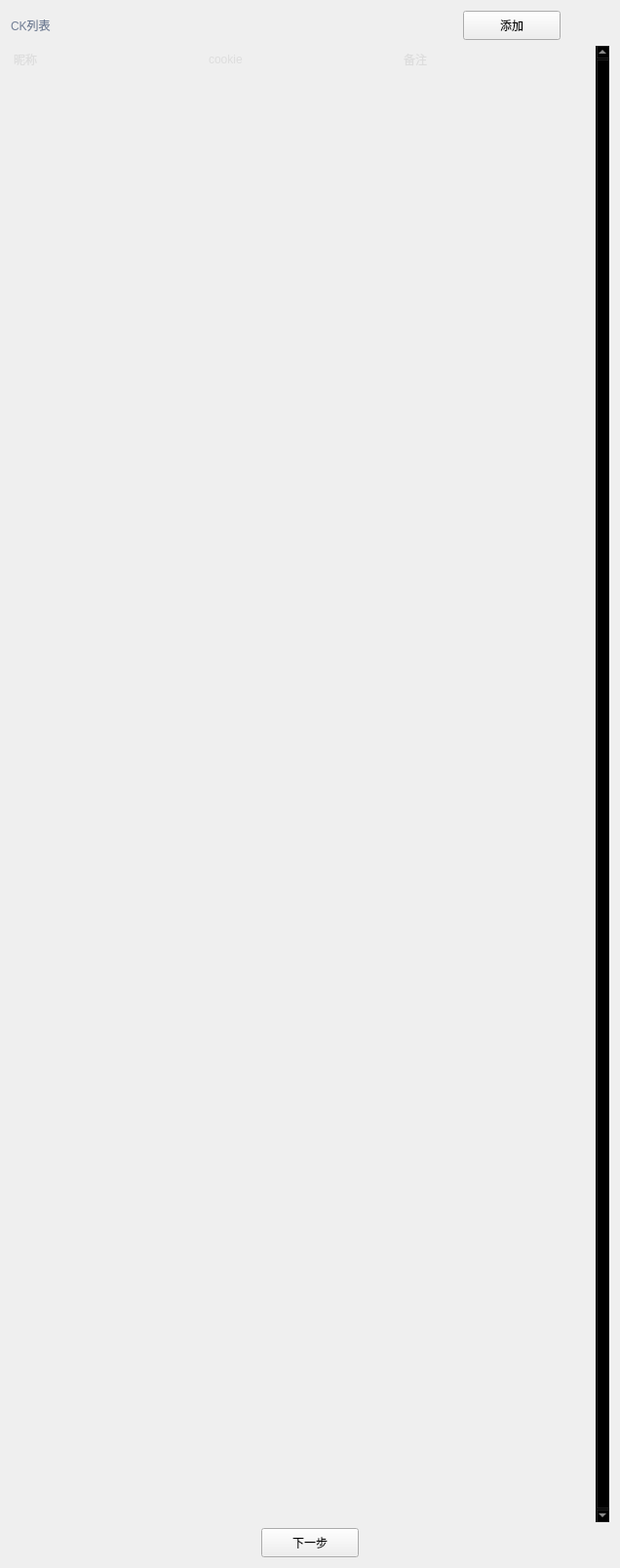
                     <widget class="QWidget" name="page_cookie">
                      <layout class="QGridLayout" name="gridLayout_5">
                       <item row="1" column="0" colspan="9">
                        <widget class="QTableWidget" name="tableWidget_cookie">
                         <property name="sizePolicy">
                          <sizepolicy hsizetype="Expanding" vsizetype="Expanding">
                           <horstretch>0</horstretch>
                           <verstretch>0</verstretch>
                          </sizepolicy>
                         </property>
                         <property name="palette">
                          <palette>
                           <active>
                            <colorrole role="WindowText">
                             <brush brushstyle="SolidPattern">
                              <color alpha="255">
                               <red>221</red>
                               <green>221</green>
                               <blue>221</blue>
                              </color>
                             </brush>
                            </colorrole>
                            <colorrole role="Button">
                             <brush brushstyle="SolidPattern">
                              <color alpha="0">
                               <red>0</red>
                               <green>0</green>
                               <blue>0</blue>
                              </color>
                             </brush>
                            </colorrole>
                            <colorrole role="Text">
                             <brush brushstyle="SolidPattern">
                              <color alpha="255">
                               <red>221</red>
                               <green>221</green>
                               <blue>221</blue>
                              </color>
                             </brush>
                            </colorrole>
                            <colorrole role="ButtonText">
                             <brush brushstyle="SolidPattern">
                              <color alpha="255">
                               <red>221</red>
                               <green>221</green>
                               <blue>221</blue>
                              </color>
                             </brush>
                            </colorrole>
                            <colorrole role="Base">
                             <brush brushstyle="NoBrush">
                              <color alpha="255">
                               <red>0</red>
                               <green>0</green>
                               <blue>0</blue>
                              </color>
                             </brush>
                            </colorrole>
                            <colorrole role="Window">
                             <brush brushstyle="SolidPattern">
                              <color alpha="0">
                               <red>0</red>
                               <green>0</green>
                               <blue>0</blue>
                              </color>
                             </brush>
                            </colorrole>
                            <colorrole role="PlaceholderText">
                             <brush brushstyle="SolidPattern">
                              <color alpha="128">
                               <red>221</red>
                               <green>221</green>
                               <blue>221</blue>
                              </color>
                             </brush>
                            </colorrole>
                           </active>
                           <inactive>
                            <colorrole role="WindowText">
                             <brush brushstyle="SolidPattern">
                              <color alpha="255">
                               <red>221</red>
                               <green>221</green>
                               <blue>221</blue>
                              </color>
                             </brush>
                            </colorrole>
                            <colorrole role="Button">
                             <brush brushstyle="SolidPattern">
                              <color alpha="0">
                               <red>0</red>
                               <green>0</green>
                               <blue>0</blue>
                              </color>
                             </brush>
                            </colorrole>
                            <colorrole role="Text">
                             <brush brushstyle="SolidPattern">
                              <color alpha="255">
                               <red>221</red>
                               <green>221</green>
                               <blue>221</blue>
                              </color>
                             </brush>
                            </colorrole>
                            <colorrole role="ButtonText">
                             <brush brushstyle="SolidPattern">
                              <color alpha="255">
                               <red>221</red>
                               <green>221</green>
                               <blue>221</blue>
                              </color>
                             </brush>
                            </colorrole>
                            <colorrole role="Base">
                             <brush brushstyle="NoBrush">
                              <color alpha="255">
                               <red>0</red>
                               <green>0</green>
                               <blue>0</blue>
                              </color>
                             </brush>
                            </colorrole>
                            <colorrole role="Window">
                             <brush brushstyle="SolidPattern">
                              <color alpha="0">
                               <red>0</red>
                               <green>0</green>
                               <blue>0</blue>
                              </color>
                             </brush>
                            </colorrole>
                            <colorrole role="PlaceholderText">
                             <brush brushstyle="SolidPattern">
                              <color alpha="128">
                               <red>221</red>
                               <green>221</green>
                               <blue>221</blue>
                              </color>
                             </brush>
                            </colorrole>
                           </inactive>
                           <disabled>
                            <colorrole role="WindowText">
                             <brush brushstyle="SolidPattern">
                              <color alpha="255">
                               <red>221</red>
                               <green>221</green>
                               <blue>221</blue>
                              </color>
                             </brush>
                            </colorrole>
                            <colorrole role="Button">
                             <brush brushstyle="SolidPattern">
                              <color alpha="0">
                               <red>0</red>
                               <green>0</green>
                               <blue>0</blue>
                              </color>
                             </brush>
                            </colorrole>
                            <colorrole role="Text">
                             <brush brushstyle="SolidPattern">
                              <color alpha="255">
                               <red>221</red>
                               <green>221</green>
                               <blue>221</blue>
                              </color>
                             </brush>
                            </colorrole>
                            <colorrole role="ButtonText">
                             <brush brushstyle="SolidPattern">
                              <color alpha="255">
                               <red>221</red>
                               <green>221</green>
                               <blue>221</blue>
                              </color>
                             </brush>
                            </colorrole>
                            <colorrole role="Base">
                             <brush brushstyle="NoBrush">
                              <color alpha="255">
                               <red>0</red>
                               <green>0</green>
                               <blue>0</blue>
                              </color>
                             </brush>
                            </colorrole>
                            <colorrole role="Window">
                             <brush brushstyle="SolidPattern">
                              <color alpha="0">
                               <red>0</red>
                               <green>0</green>
                               <blue>0</blue>
                              </color>
                             </brush>
                            </colorrole>
                            <colorrole role="PlaceholderText">
                             <brush brushstyle="SolidPattern">
                              <color alpha="128">
                               <red>221</red>
                               <green>221</green>
                               <blue>221</blue>
                              </color>
                             </brush>
                            </colorrole>
                           </disabled>
                          </palette>
                         </property>
                         <property name="frameShape">
                          <enum>QFrame::Shape::NoFrame</enum>
                         </property>
                         <property name="verticalScrollBarPolicy">
                          <enum>Qt::ScrollBarPolicy::ScrollBarAlwaysOn</enum>
                         </property>
                         <property name="sizeAdjustPolicy">
                          <enum>QAbstractScrollArea::SizeAdjustPolicy::AdjustToContents</enum>
                         </property>
                         <property name="editTriggers">
                          <set>QAbstractItemView::EditTrigger::NoEditTriggers</set>
                         </property>
                         <property name="selectionMode">
                          <enum>QAbstractItemView::SelectionMode::SingleSelection</enum>
                         </property>
                         <property name="selectionBehavior">
                          <enum>QAbstractItemView::SelectionBehavior::SelectRows</enum>
                         </property>
                         <property name="showGrid">
                          <bool>true</bool>
                         </property>
                         <property name="gridStyle">
                          <enum>Qt::PenStyle::SolidLine</enum>
                         </property>
                         <property name="sortingEnabled">
                          <bool>false</bool>
                         </property>
                         <property name="rowCount">
                          <number>50</number>
                         </property>
                         <attribute name="horizontalHeaderVisible">
                          <bool>false</bool>
                         </attribute>
                         <attribute name="horizontalHeaderCascadingSectionResizes">
                          <bool>true</bool>
                         </attribute>
                         <attribute name="horizontalHeaderDefaultSectionSize">
                          <number>200</number>
                         </attribute>
                         <attribute name="horizontalHeaderStretchLastSection">
                          <bool>true</bool>
                         </attribute>
                         <attribute name="verticalHeaderVisible">
                          <bool>false</bool>
                         </attribute>
                         <attribute name="verticalHeaderCascadingSectionResizes">
                          <bool>false</bool>
                         </attribute>
                         <attribute name="verticalHeaderHighlightSections">
                          <bool>false</bool>
                         </attribute>
                         <attribute name="verticalHeaderStretchLastSection">
                          <bool>true</bool>
                         </attribute>
                         <row>
                          <property name="text">
                           <string>New Row</string>
                          </property>
                          <property name="font">
                           <font>
                            <family>Segoe UI</family>
                           </font>
                          </property>
                         </row>
                         <row>
                          <property name="text">
                           <string>New Row</string>
                          </property>
                         </row>
                         <row>
                          <property name="text">
                           <string>New Row</string>
                          </property>
                         </row>
                         <row>
                          <property name="text">
                           <string>New Row</string>
                          </property>
                         </row>
                         <row>
                          <property name="text">
                           <string>New Row</string>
                          </property>
                         </row>
                         <row>
                          <property name="text">
                           <string>New Row</string>
                          </property>
                         </row>
                         <row>
                          <property name="text">
                           <string>New Row</string>
                          </property>
                         </row>
                         <row/>
                         <row/>
                         <row/>
                         <row/>
                         <row/>
                         <row/>
                         <row/>
                         <row/>
                         <row/>
                         <row/>
                         <row/>
                         <row/>
                         <row/>
                         <row/>
                         <row/>
                         <row/>
                         <row/>
                         <row/>
                         <row/>
                         <row/>
                         <row/>
                         <row/>
                         <row/>
                         <row/>
                         <row/>
                         <row/>
                         <row/>
                         <row/>
                         <row/>
                         <row/>
                         <row/>
                         <row/>
                         <row/>
                         <row/>
                         <row/>
                         <row/>
                         <row/>
                         <row/>
                         <row/>
                         <row/>
                         <row/>
                         <row/>
                         <row/>
                         <column>
                          <property name="text">
                           <string>0</string>
                          </property>
                         </column>
                         <column>
                          <property name="text">
                           <string>1</string>
                          </property>
                         </column>
                         <column>
                          <property name="text">
                           <string>2</string>
                          </property>
                         </column>
                         <item row="0" column="0">
                          <property name="text">
                           <string>昵称</string>
                          </property>
                         </item>
                         <item row="0" column="1">
                          <property name="text">
                           <string>cookie</string>
                          </property>
                         </item>
                         <item row="0" column="2">
                          <property name="text">
                           <string>备注</string>
                          </property>
                         </item>
                        </widget>
                       </item>
                       <item row="0" column="3">
                        <spacer name="horizontalSpacer_40">
                         <property name="orientation">
                          <enum>Qt::Orientation::Horizontal</enum>
                         </property>
                         <property name="sizeHint" stdset="0">
                          <size>
                           <width>40</width>
                           <height>20</height>
                          </size>
                         </property>
                        </spacer>
                       </item>
                       <item row="0" column="2">
                        <spacer name="horizontalSpacer_37">
                         <property name="orientation">
                          <enum>Qt::Orientation::Horizontal</enum>
                         </property>
                         <property name="sizeHint" stdset="0">
                          <size>
                           <width>40</width>
                           <height>20</height>
                          </size>
                         </property>
                        </spacer>
                       </item>
                       <item row="0" column="6">
                        <spacer name="horizontalSpacer_36">
                         <property name="orientation">
                          <enum>Qt::Orientation::Horizontal</enum>
                         </property>
                         <property name="sizeHint" stdset="0">
                          <size>
                           <width>40</width>
                           <height>20</height>
                          </size>
                         </property>
                        </spacer>
                       </item>
                       <item row="0" column="0">
                        <widget class="QLabel" name="labelVersion_10">
                         <property name="minimumSize">
                          <size>
                           <width>100</width>
                           <height>0</height>
                          </size>
                         </property>
                         <property name="maximumSize">
                          <size>
                           <width>100</width>
                           <height>16777215</height>
                          </size>
                         </property>
                         <property name="styleSheet">
                          <string notr="true">color: rgb(113, 126, 149);</string>
                         </property>
                         <property name="lineWidth">
                          <number>1</number>
                         </property>
                         <property name="text">
                          <string>CK列表</string>
                         </property>
                         <property name="alignment">
                          <set>Qt::AlignmentFlag::AlignLeading|Qt::AlignmentFlag::AlignLeft|Qt::AlignmentFlag::AlignVCenter</set>
                         </property>
                        </widget>
                       </item>
                       <item row="0" column="8">
                        <spacer name="horizontalSpacer_90">
                         <property name="orientation">
                          <enum>Qt::Orientation::Horizontal</enum>
                         </property>
                         <property name="sizeHint" stdset="0">
                          <size>
                           <width>40</width>
                           <height>20</height>
                          </size>
                         </property>
                        </spacer>
                       </item>
                       <item row="0" column="7">
                        <widget class="QPushButton" name="pushButton_cookie_1">
                         <property name="minimumSize">
                          <size>
                           <width>100</width>
                           <height>30</height>
                          </size>
                         </property>
                         <property name="maximumSize">
                          <size>
                           <width>100</width>
                           <height>30</height>
                          </size>
                         </property>
                         <property name="text">
                          <string>添加</string>
                         </property>
                        </widget>
                       </item>
                       <item row="0" column="5">
                        <spacer name="horizontalSpacer_39">
                         <property name="orientation">
                          <enum>Qt::Orientation::Horizontal</enum>
                         </property>
                         <property name="sizeHint" stdset="0">
                          <size>
                           <width>40</width>
                           <height>20</height>
                          </size>
                         </property>
                        </spacer>
                       </item>
                       <item row="0" column="1">
                        <spacer name="horizontalSpacer_89">
                         <property name="orientation">
                          <enum>Qt::Orientation::Horizontal</enum>
                         </property>
                         <property name="sizeHint" stdset="0">
                          <size>
                           <width>40</width>
                           <height>20</height>
                          </size>
                         </property>
                        </spacer>
                       </item>
                       <item row="0" column="4">
                        <spacer name="horizontalSpacer_41">
                         <property name="orientation">
                          <enum>Qt::Orientation::Horizontal</enum>
                         </property>
                         <property name="sizeHint" stdset="0">
                          <size>
                           <width>40</width>
                           <height>20</height>
                          </size>
                         </property>
                        </spacer>
                       </item>
                       <item row="2" column="4">
                        <widget class="QPushButton" name="pushButton_cookie_next">
                         <property name="minimumSize">
                          <size>
                           <width>100</width>
                           <height>30</height>
                          </size>
                         </property>
                         <property name="maximumSize">
                          <size>
                           <width>100</width>
                           <height>30</height>
                          </size>
                         </property>
                         <property name="text">
                          <string>下一步</string>
                         </property>
                        </widget>
                       </item>
                       <item row="2" column="3">
                        <spacer name="horizontalSpacer_42">
                         <property name="orientation">
                          <enum>Qt::Orientation::Horizontal</enum>
                         </property>
                         <property name="sizeHint" stdset="0">
                          <size>
                           <width>40</width>
                           <height>20</height>
                          </size>
                         </property>
                        </spacer>
                       </item>
                       <item row="2" column="2">
                        <spacer name="horizontalSpacer_44">
                         <property name="orientation">
                          <enum>Qt::Orientation::Horizontal</enum>
                         </property>
                         <property name="sizeHint" stdset="0">
                          <size>
                           <width>40</width>
                           <height>20</height>
                          </size>
                         </property>
                        </spacer>
                       </item>
                       <item row="2" column="1">
                        <spacer name="horizontalSpacer_45">
                         <property name="orientation">
                          <enum>Qt::Orientation::Horizontal</enum>
                         </property>
                         <property name="sizeHint" stdset="0">
                          <size>
                           <width>40</width>
                           <height>20</height>
                          </size>
                         </property>
                        </spacer>
                       </item>
                       <item row="2" column="0">
                        <spacer name="horizontalSpacer_46">
                         <property name="orientation">
                          <enum>Qt::Orientation::Horizontal</enum>
                         </property>
                         <property name="sizeHint" stdset="0">
                          <size>
                           <width>40</width>
                           <height>20</height>
                          </size>
                         </property>
                        </spacer>
                       </item>
                       <item row="2" column="5">
                        <spacer name="horizontalSpacer_47">
                         <property name="orientation">
                          <enum>Qt::Orientation::Horizontal</enum>
                         </property>
                         <property name="sizeHint" stdset="0">
                          <size>
                           <width>40</width>
                           <height>20</height>
                          </size>
                         </property>
                        </spacer>
                       </item>
                       <item row="2" column="6">
                        <spacer name="horizontalSpacer_48">
                         <property name="orientation">
                          <enum>Qt::Orientation::Horizontal</enum>
                         </property>
                         <property name="sizeHint" stdset="0">
                          <size>
                           <width>40</width>
                           <height>20</height>
                          </size>
                         </property>
                        </spacer>
                       </item>
                       <item row="2" column="7">
                        <spacer name="horizontalSpacer_49">
                         <property name="orientation">
                          <enum>Qt::Orientation::Horizontal</enum>
                         </property>
                         <property name="sizeHint" stdset="0">
                          <size>
                           <width>40</width>
                           <height>20</height>
                          </size>
                         </property>
                        </spacer>
                       </item>
                       <item row="2" column="8">
                        <spacer name="horizontalSpacer_50">
                         <property name="orientation">
                          <enum>Qt::Orientation::Horizontal</enum>
                         </property>
                         <property name="sizeHint" stdset="0">
                          <size>
                           <width>40</width>
                           <height>20</height>
                          </size>
                         </property>
                        </spacer>
                       </item>
                      </layout>
                     </widget>
